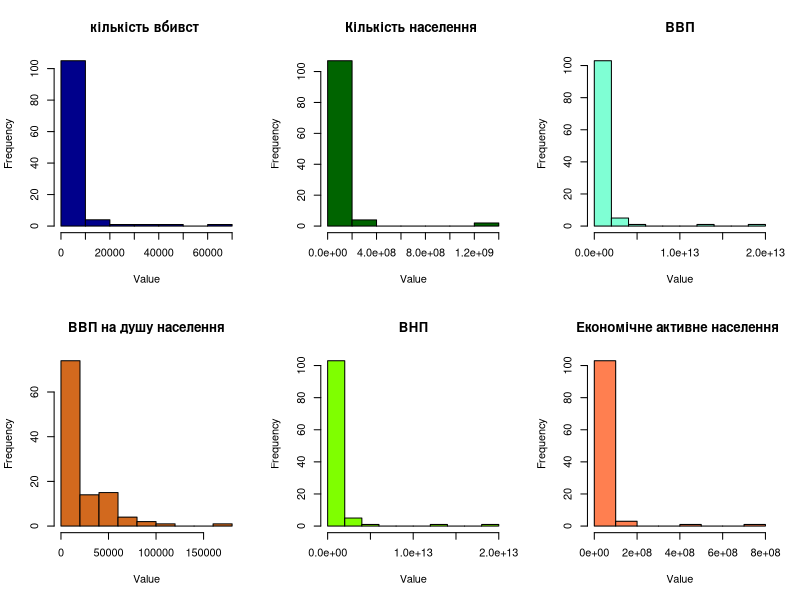
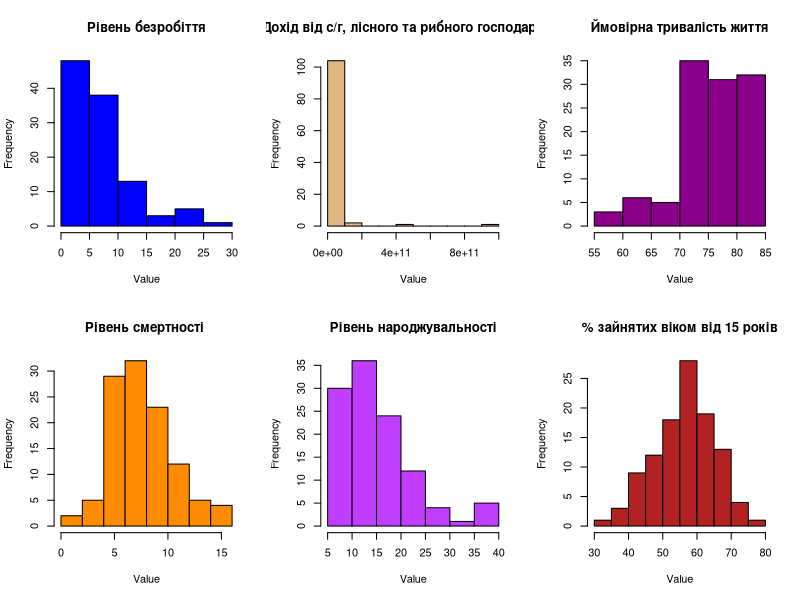
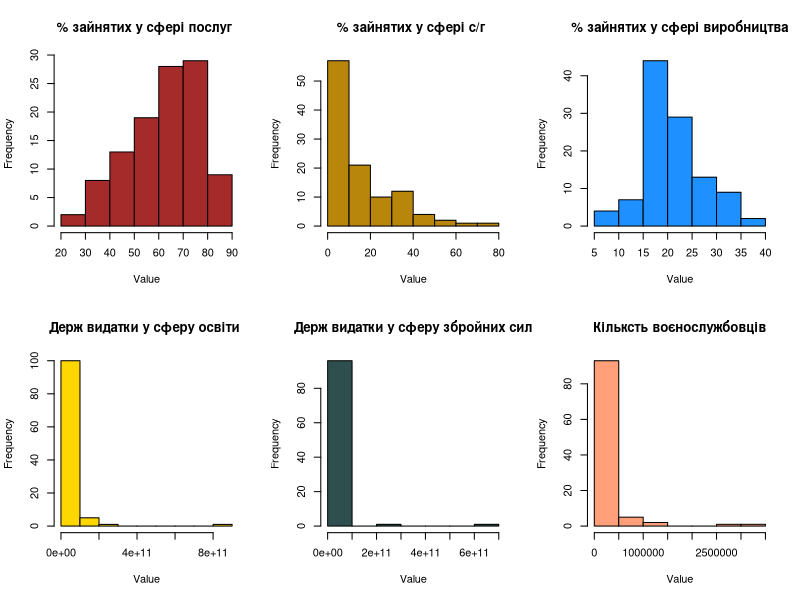
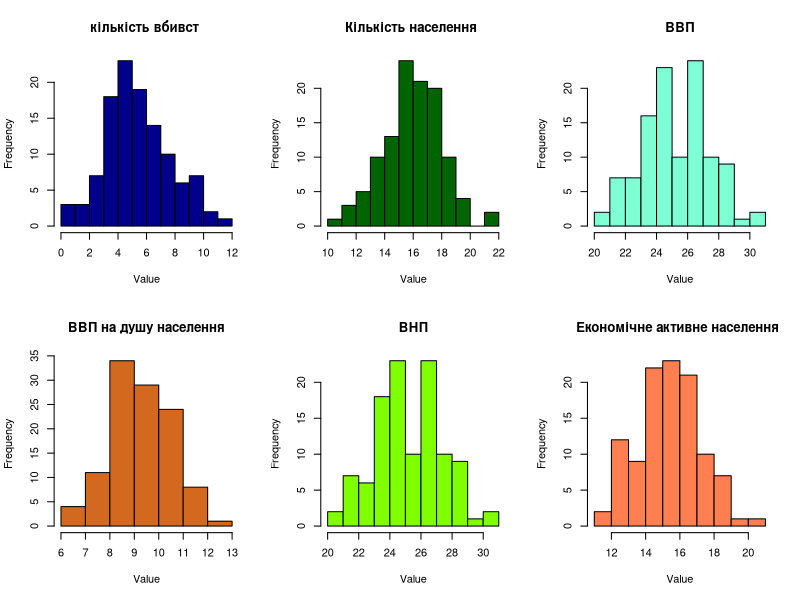
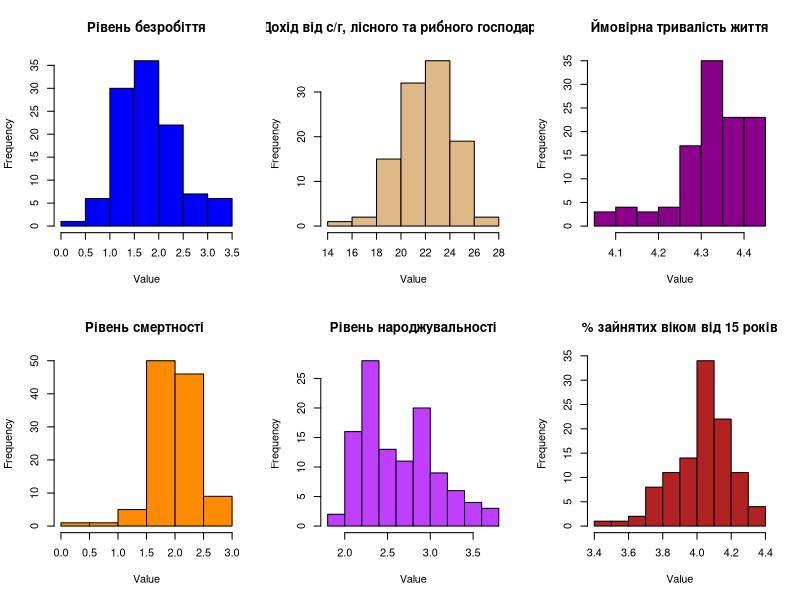
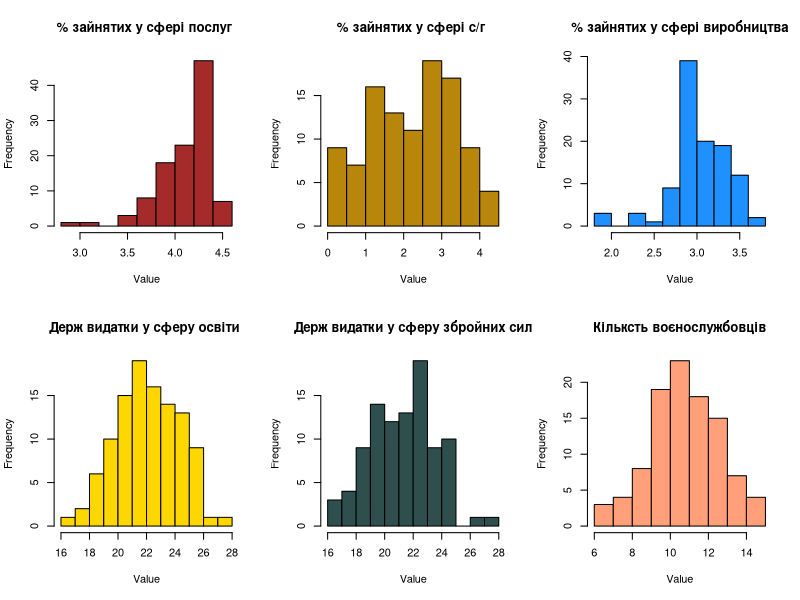
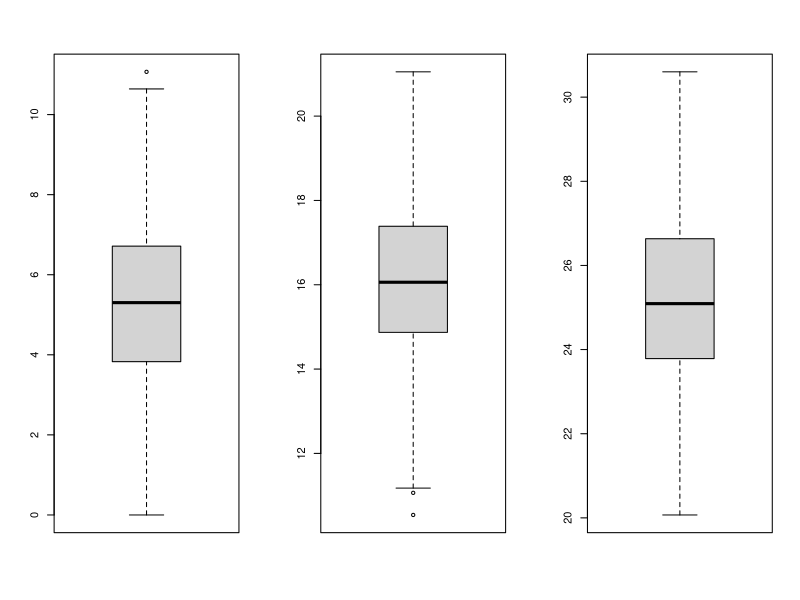
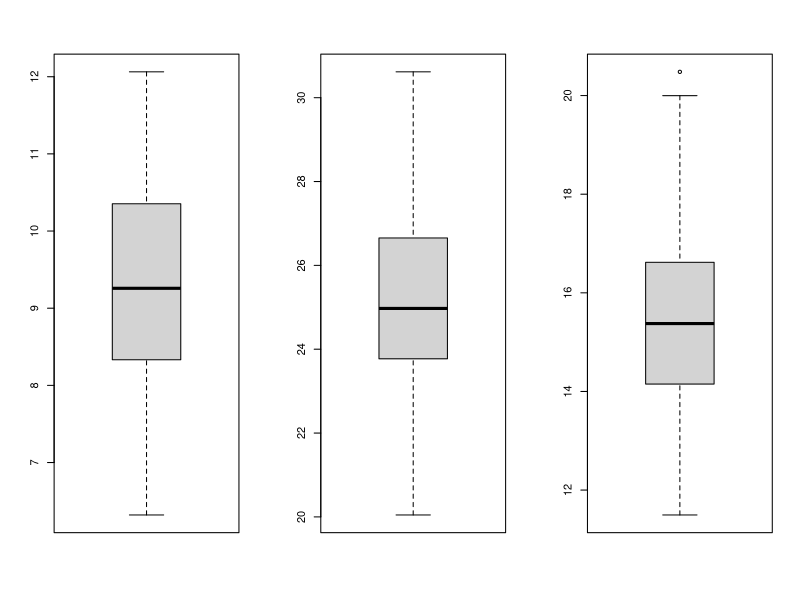

Generate these figures, in order, with R:
## ---- chunk 1
#Set Working Directory
#setwd("D:/luzanova")
#OR Choose your Directory in 'Files' and click on 'More' -> 'Set as Working Directory' 
#Download file to the table. Source file is 'flats.csv'
f <- read.csv2('crime.csv', header = TRUE, encoding = 'UNICOD')
#Connect library
library (dplyr)
#Have a look at the data
glimpse(f)  
head(f)
## ---- chunk 2
library(ggplot2)
par(mfrow = c(2, 3)) 
hist(f$Homicide, col = 'dark blue', main = 'кількість вбивст ', xlab = 'Value')
hist(f$Population, col = 'dark green', main = 'Кількість населення ', xlab = 'Value')
hist(f$GDP, col = 'aquamarine', main = 'ВВП', xlab = 'Value')
hist(f$GDP_per_capita, col = 'chocolate', main = 'ВВП на душу населення', xlab = 'Value')
hist(f$GNI, col = 'chartreuse', main = 'ВНП', xlab = 'Value')
hist(f$Labor_force, col = 'coral', main = 'Економічне активне населення ', xlab = 'Value')
hist(f$Unempl, col = 'blue', main = 'Рівень безробіття', xlab = 'Value')
hist(f$Agri_fore_fish_GDP, col = 'burlywood', main = 'Дохід від с/г, лісного та рибного господарства', xlab = 'Value')
hist(f$Life_expect, col = 'darkmagenta', main = 'Ймовірна тривалість життя', xlab = 'Value')
hist(f$Death_rate, col = 'darkorange', main = 'Рівень смертності ', xlab = 'Value')
hist(f$Birth_rate, col = 'darkorchid1', main = 'Рівень народжувальності', xlab = 'Value')
hist(f$Empl, col = 'firebrick', main = '% зайнятих віком від 15 років', xlab = 'Value')
hist(f$Empl_serv, col = 'brown', main = '% зайнятих у сфері послуг ', xlab = 'Value')
hist(f$Empl_agri, col = 'darkgoldenrod', main = '% зайнятих у сфері с/г ', xlab = 'Value')
hist(f$Empl_indu, col = 'dodgerblue', main = '% зайнятих у сфері виробництва', xlab = 'Value')
hist(f$educ_expen, col = 'gold', main = 'Держ видатки у сферу освіти ', xlab = 'Value')
hist(f$Mil_expen, col = 'darkslategray', main = 'Держ видатки у сферу збройних сил', xlab = 'Value')
hist(f$Arm_forc_person, col = 'lightsalmon', main = 'Кільксть воєнослужбовців', xlab = 'Value')

## ---- chunk 3
f_log <- f
f_log$Homicide <- log(f$Homicide, )
f_log$Population <- log(f$Population, )
f_log$GDP <- log(f$GDP, )
f_log$GDP_per_capita <- log(f$GDP_per_capita, )
f_log$GNI <- log(f$GNI, )
f_log$Labor_force <- log(f$Labor_force, )
f_log$Unempl <- log(f$Unempl, )
f_log$Agri_fore_fish_GDP<- log(f$Agri_fore_fish_GDP, )
f_log$Life_expect <- log(f$Life_expect, )
f_log$Death_rate <- log(f$Death_rate )
f_log$Birth_rate <- log(f$Birth_rate, )
f_log$Empl <- log(f$Empl, )
f_log$Empl_serv <- log(f$Empl_serv, )
f_log$Empl_agri <- log(f$Empl_agri, )
f_log$Empl_indu <- log(f$Empl_indu, )
f_log$educ_expen <- log(f$educ_expen, )
f_log$Mil_expen <- log(f$Mil_expen, )
f_log$Arm_forc_person <- log(f$Arm_forc_person, )

head(f_log)
f<- f_log 
## ---- chunk 4
par(mfrow = c(2, 3)) 
hist(f$Homicide, col = 'dark blue', main = 'кількість вбивст ', xlab = 'Value')
hist(f$Population, col = 'dark green', main = 'Кількість населення ', xlab = 'Value')
hist(f$GDP, col = 'aquamarine', main = 'ВВП', xlab = 'Value')
hist(f$GDP_per_capita, col = 'chocolate', main = 'ВВП на душу населення', xlab = 'Value')
hist(f$GNI, col = 'chartreuse', main = 'ВНП', xlab = 'Value')
hist(f$Labor_force, col = 'coral', main = 'Економічне активне населення ', xlab = 'Value')
hist(f$Unempl, col = 'blue', main = 'Рівень безробіття', xlab = 'Value')
hist(f$Agri_fore_fish_GDP, col = 'burlywood', main = 'Дохід від с/г, лісного та рибного господарства', xlab = 'Value')
hist(f$Life_expect, col = 'darkmagenta', main = 'Ймовірна тривалість життя', xlab = 'Value')
hist(f$Death_rate, col = 'darkorange', main = 'Рівень смертності ', xlab = 'Value')
hist(f$Birth_rate, col = 'darkorchid1', main = 'Рівень народжувальності', xlab = 'Value')
hist(f$Empl, col = 'firebrick', main = '% зайнятих віком від 15 років', xlab = 'Value')
hist(f$Empl_serv, col = 'brown', main = '% зайнятих у сфері послуг ', xlab = 'Value')
hist(f$Empl_agri, col = 'darkgoldenrod', main = '% зайнятих у сфері с/г ', xlab = 'Value')
hist(f$Empl_indu, col = 'dodgerblue', main = '% зайнятих у сфері виробництва', xlab = 'Value')
hist(f$educ_expen, col = 'gold', main = 'Держ видатки у сферу освіти ', xlab = 'Value')
hist(f$Mil_expen, col = 'darkslategray', main = 'Держ видатки у сферу збройних сил', xlab = 'Value')
hist(f$Arm_forc_person, col = 'lightsalmon', main = 'Кільксть воєнослужбовців', xlab = 'Value')

## ---- chunk 5
par(mfrow = c(1, 3))
boxplot(f$Homicide)
boxplot(f$Population)
boxplot(f$GDP)
boxplot(f$GDP_per_capita)
boxplot(f$GNI)
boxplot(f$Labor_force)
boxplot(f$Unempl)
boxplot(f$Agri_fore_fish_GDP)
boxplot(f$Life_expect)
boxplot(f$Death_rate)
boxplot(f$Birth_rate)
boxplot(f$Empl)
boxplot(f$Empl_serv)
boxplot(f$Empl_agri)
boxplot(f$Empl_indu)
boxplot(f$educ_expen)
boxplot(f$Mil_expen)
boxplot(f$Arm_forc_person)
## ---- chunk 6
qplot(data = read.csv2('crime.csv', header = TRUE, encoding = 'UNICOD'), 
      x = Region, 
      y = Homicide, 
      geom = "violin")
qplot(data = f, 
      x = Region, 
      y = Homicide, 
      geom = "violin")
## ---- chunk 7
library (psych)
describe(f)
## ---- chunk 8
f1 <- c(2,3,7,8,13,14,15,16)
c_f1 <- f[f1]
pairs.panels(c_f1, lm=FALSE, # linear fit
             method = "pearson", # correlation method
             hist.col = "#00AFBB"
            )
f2 <- c(2,18,19)
c_f2 <- f[f2]
pairs.panels(c_f2, lm=FALSE, # linear fit
             method = "pearson", # correlation method
             hist.col = "#00AFBB"
            )
f3 <- c(2,10,11,12,17)
c_f3 <- f[f3]
pairs.panels(c_f3, lm=FALSE, # linear fit
             method = "pearson", # correlation method
             hist.col = "#00AFBB"
            )
f4 <- c(2,4,5,6,9)
c_f4 <- f[f4]
pairs.panels(c_f4, lm=FALSE, # linear fit
             method = "pearson", # correlation method
             hist.col = "#00AFBB"
            )
## ---- chunk 9
f <- f[ ,-c(5,6,7,13)]
head(f)
## ---- chunk 10
f5 <- c( 2:17)
c_f5 <- f[f5]
pairs.panels(c_f5, lm=FALSE, # linear fit
             method = "pearson", # correlation method
             hist.col = "#00AFBB"
            )
## ---- chunk 11
f_reduce <- tidyr::drop_na(f)
cat('there are',nrow(f_reduce),'rows in the f_reduce')
## ---- chunk 12
#1 with neighboring values
f_fill1 <- tidyr::fill(f, Population,GDP,Unempl,Agri_fore_fish_GDP,Life_expect,Death_rate,Birth_rate,Empl_serv,Empl_agri,Empl_indu,educ_expen,Mil_expen,Arm_forc_person, .direction = 'down')  

head(f_fill1)
## ---- chunk 13
#2 with average or the most frequent
f_fill2 <- f
##with average for integer vars 
f_fill2$Population <- ifelse(is.na(f$Population),round(mean(f$Population,na.rm = TRUE)),f$Population)
f_fill2$GDP <- ifelse(is.na(f$GDP),round(mean(f$GDP,na.rm = TRUE)),f$GDP)
f_fill2$Unempl <- ifelse(is.na(f$Unempl),round(mean(f$Unempl,na.rm = TRUE)),f$Unempl)
f_fill2$Agri_fore_fish_GDP <- ifelse(is.na(f$Agri_fore_fish_GDP),round(mean(f$Agri_fore_fish_GDP,na.rm = TRUE)),f$Agri_fore_fish_GDP)
f_fill2$Life_expect <- ifelse(is.na(f$Life_expect),round(mean(f$Life_expect,na.rm = TRUE)),f$Life_expect)
f_fill2$Death_rate <- ifelse(is.na(f$Death_rate),round(mean(f$Death_rate,na.rm = TRUE)),f$Death_rate)
f_fill2$Birth_rate <- ifelse(is.na(f$Birth_rate),round(mean(f$Birth_rate,na.rm = TRUE)),f$Birth_rate)
f_fill2$Empl_serv <- ifelse(is.na(f$Empl_serv),round(mean(f$Empl_serv,na.rm = TRUE)),f$Empl_serv)
f_fill2$Empl_agri <- ifelse(is.na(f$Empl_agri),round(mean(f$Empl_agri,na.rm = TRUE)),f$Empl_agri)
f_fill2$Empl_indu <- ifelse(is.na(f$Empl_indu),round(mean(f$Empl_indu,na.rm = TRUE)),f$Empl_indu)
f_fill2$educ_expen <- ifelse(is.na(f$educ_expen),round(mean(f$educ_expen,na.rm = TRUE)),f$educ_expen)
f_fill2$Mil_expen <- ifelse(is.na(f$Mil_expen),round(mean(f$Mil_expen,na.rm = TRUE)),f$Mil_expen)
f_fill2$Arm_forc_person<- ifelse(is.na(f$Arm_forc_person),round(mean(f$Arm_forc_person,na.rm = TRUE)),f$Arm_forc_person)


head(f_fill2)
#let's work with "filled with ave" data 
f <- f_fill2
## ---- chunk 14
f_ej1 <- f[f$Homicide < mean(f$Homicide)+sd(f$Homicide)*3, ]
f_ej1 <- f[f$Population < mean(f$Population)+sd(f$Population)*3, ]
f_ej1 <- f[f$GDP < mean(f$GDP)+sd(f$GDP)*3, ]
f_ej1 <- f[f$Unempl < mean(f$Unempl)+sd(f$Unempl)*3, ]
f_ej1 <- f[f$Agri_fore_fish_GDP < mean(f$Agri_fore_fish_GDP)+sd(f$Agri_fore_fish_GDP)*3, ]
f_ej1 <- f[f$Life_expect < mean(f$Life_expect)+sd(f$Life_expect)*3, ]
f_ej1 <- f[f$Death_rate < mean(f$Death_rate)+sd(f$Death_rate)*3, ]
f_ej1 <- f[f$Birth_rate < mean(f$Birth_rate)+sd(f$Birth_rate)*3, ]
f_ej1 <- f[f$Empl_serv < mean(f$Empl_serv)+sd(f$Empl_serv)*3, ]
f_ej1 <- f[f$Empl_agri < mean(f$Empl_agri)+sd(f$Empl_agri)*3, ]
f_ej1 <- f[f$Empl_indu < mean(f$Empl_indu)+sd(f$Empl_indu)*3, ]
f_ej1 <- f[f$educ_expen < mean(f$educ_expen)+sd(f$educ_expen)*3, ]
f_ej1 <- f[f$Mil_expen < mean(f$Mil_expen)+sd(f$Mil_expen)*3, ]
f_ej1 <- f[f$Arm_forc_person < mean(f$Arm_forc_person)+sd(f$Arm_forc_person)*3, ]
describe(f_ej1)
## ---- chunk 15
f_ej2 <- f
f_ej2$Homicide <- ifelse(f$Homicide < mean(f$Homicide)+sd(f$Homicide)*3,f$Homicide,mean(f$Homicide)+sd(f$Homicide)*3)
f_ej2$Population <- ifelse(f$Population < mean(f$Population)+sd(f$Population)*3,f$Population,mean(f$Population)+sd(f$Population)*3)
f_ej2$GDP <- ifelse(f$GDP < mean(f$GDP)+sd(f$GDP)*3,f$GDP,mean(f$GDP)+sd(f$GDP)*3)
f_ej2$Unempl <- ifelse(f$Unempl < mean(f$Unempl)+sd(f$Unempl)*3,f$Unempl,mean(f$Unempl)+sd(f$Unempl)*3)
f_ej2$Agri_fore_fish_GDP <- ifelse(f$Agri_fore_fish_GDP < mean(f$Agri_fore_fish_GDP)+sd(f$Agri_fore_fish_GDP)*3,f$Agri_fore_fish_GDP,mean(f$Agri_fore_fish_GDP)+sd(f$Agri_fore_fish_GDP)*3)
f_ej2$Life_expect <- ifelse(f$Life_expect < mean(f$Life_expect)+sd(f$Life_expect)*3,f$Life_expect,mean(f$Life_expect)+sd(f$Life_expect)*3)
f_ej2$Death_rate <- ifelse(f$Death_rate < mean(f$Death_rate)+sd(f$Death_rate)*3,f$Death_rate,mean(f$Death_rate)+sd(f$Death_rate)*3)
f_ej2$Birth_rate <- ifelse(f$Birth_rate < mean(f$Birth_rate)+sd(f$Birth_rate)*3,f$Birth_rate,mean(f$Birth_rate)+sd(f$Birth_rate)*3)
f_ej2$Empl_serv <- ifelse(f$Empl_serv < mean(f$Empl_serv)+sd(f$Empl_serv)*3,f$Empl_serv,mean(f$Empl_serv)+sd(f$Empl_serv)*3)
f_ej2$Empl_agri <- ifelse(f$Empl_agri < mean(f$Empl_agri)+sd(f$Empl_agri)*3,f$Empl_agri,mean(f$Empl_agri)+sd(f$Empl_agri)*3)
f_ej2$Empl_indu <- ifelse(f$Empl_indu < mean(f$Empl_indu)+sd(f$Empl_indu)*3,f$Empl_indu,mean(f$Empl_indu)+sd(f$Empl_indu)*3)
f_ej2$educ_expen <- ifelse(f$educ_expen < mean(f$educ_expen)+sd(f$educ_expen)*3,f$educ_expen,mean(f$educ_expen)+sd(f$educ_expen)*3)
f_ej2$Mil_expen <- ifelse(f$Mil_expen < mean(f$Mil_expen)+sd(f$Mil_expen)*3,f$Mil_expen,mean(f$Mil_expen)+sd(f$Mil_expen)*3)
f_ej2$Arm_forc_person <- ifelse(f$Arm_forc_person < mean(f$Arm_forc_person)+sd(f$Arm_forc_person)*3,f$Arm_forc_person,mean(f$Arm_forc_person)+sd(f$Arm_forc_person)*3)

describe(f_ej2)
#let's work with f_eg2
f <- f_ej2
## ---- chunk 16
qn = quantile(f$Population, c(0.05, 0.95), na.rm = TRUE)
f = within(f, { Population = ifelse(Population < qn[1], qn[1], Population)
                  Population = ifelse(Population > qn[2], qn[2], Population)})
qn = quantile(f$Unempl, c(0.05, 0.95), na.rm = TRUE)
f = within(f, { Unempl= ifelse(Unempl < qn[1], qn[1], Unempl)
                  Unempl = ifelse(Unempl > qn[2], qn[2], Unempl)})
qn = quantile(f$Agri_fore_fish_GDP, c(0.05, 0.95), na.rm = TRUE)
f = within(f, { Agri_fore_fish_GDP= ifelse(Agri_fore_fish_GDP < qn[1], qn[1], Agri_fore_fish_GDP)
                  Agri_fore_fish_GDP = ifelse(Agri_fore_fish_GDP > qn[2], qn[2], Agri_fore_fish_GDP)})
qn = quantile(f$Life_expect, c(0.05, 0.95), na.rm = TRUE)
f = within(f, { Life_expect= ifelse(Life_expect < qn[1], qn[1], Life_expect)
                  Life_expect = ifelse(Life_expect > qn[2], qn[2], Life_expect)})
qn = quantile(f$Death_rate, c(0.05, 0.95), na.rm = TRUE)
f = within(f, { Death_rate= ifelse(Death_rate < qn[1], qn[1], Death_rate)
                  Death_rate = ifelse(Death_rate > qn[2], qn[2], Death_rate)})
qn = quantile(f$Empl_serv, c(0.05, 0.95), na.rm = TRUE)
f = within(f, { Empl_serv= ifelse(Empl_serv < qn[1], qn[1], Empl_serv)
                  Empl_serv = ifelse(Empl_serv > qn[2], qn[2], Empl_serv)})
qn = quantile(f$Empl_indu, c(0.05, 0.95), na.rm = TRUE)
f = within(f, { Empl_indu= ifelse(Empl_indu < qn[1], qn[1], Empl_indu)
                  Empl_indu = ifelse(Empl_indu > qn[2], qn[2], Empl_indu)})
qn = quantile(f$Mil_expen, c(0.05, 0.95), na.rm = TRUE)
f = within(f, { Mil_expen= ifelse(Mil_expen < qn[1], qn[1], Mil_expen)
                  Mil_expen = ifelse(Mil_expen > qn[2], qn[2], Mil_expen)})

describe(f)
## ---- chunk 17
set.seed(123)
library(caTools)
split = sample.split(f$Territory, SplitRatio = 0.8)
f_train = subset(f, split == TRUE)
f_test = subset(f, split == FALSE)
#Write prepared data to the file
write.csv2(f_train, file = "crime_train.csv")
write.csv2(f_test, file = "crime_test.csv")
